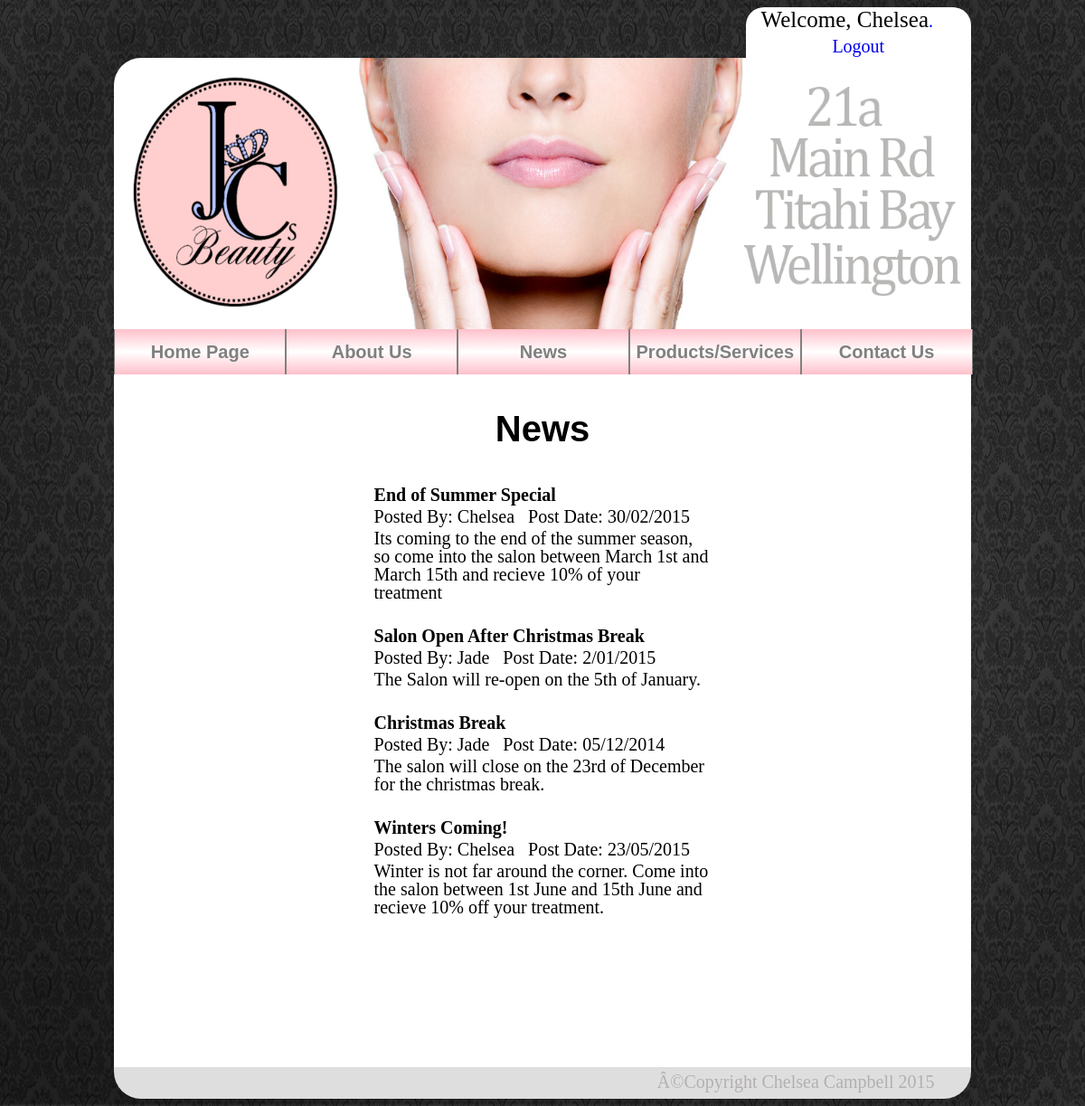
The page /News.php (signed in) on the database its author committed.
### tables this page shows
CREATE TABLE IF NOT EXISTS `tblnews` (
  `id` int(11) NOT NULL,
  `post_date` varchar(50) NOT NULL,
  `posted_by` varchar(120) NOT NULL,
  `article` varchar(10000) NOT NULL,
  `title` varchar(100) NOT NULL
);

### News.php (the view, shortened to what this page needs)
<?php
require("LoggedInOrNotProductPage.php");
?>
<?php
 include_once("DatabaseLogin.php");
?>
<!DOCTYPE html>
<html>
<head>
	<link rel="stylesheet" type="text/css" href="Css.css">
</head>
<body>
	<div id="Main">
		<div id="Header">
			<img src="Header2.jpg" alt="Header_Image" style="width:100%;height:300px">
		</div>
	<div id="Content">
<div id="Nav">
					<ul id="Nav_Content">
						<li ><a href="Index.php">Home Page</a></li>
						<li><a href="About_Us.php">About Us</a></li>
						<li><a href="News.php">News</a></li>
						<li><a href="">Products/Services</a>
						<li><a href="Contact_Us.php">Contact Us</a></li>
					</ul>
				</div>
		<h1>News</h1>
		<div id="DatabaseContent">
		<div id="NewsTable">
		<?php
		echo "<table id='news'>";
	  	$result = mysqli_query($con,"SELECT * FROM tblnews");
		while ($row=mysqli_fetch_row($result))
		{
		  	$id = $row[0];		  	echo
		  	"<tr>".
		  			"<td id='Title'> " . $row[4]."</td>".
		  	"</tr>".
			"<tr>".
				 	"<td> "."<span>Posted By: </span>" .$row[2]."<span id='PostDate'> Post Date: </span>".$row[1] . "</td>".
			"</tr>".
		  	"<tr>".
		  	 	      "<td> " . $row[3]."</td>".
		   "</tr>";
		  	echo "<tr>".
		  	 	  	"<td colspan='4'>&nbsp</td>".
		  	"</tr>";
		  }
		    echo "</table>";
 	?>		</div>
		</div>
		</div>
		</div>
<div id="Footer">
		<footer> Â©Copyright Chelsea Campbell 2015</footer>
		</div>
</body>
</html>

### Css.css (style rules this page uses)
h1 { text-align:center; }
#Nav { height: 50px; margin-top:0px; }
#Nav_Content { height: 50px; padding: 0; margin: 0; width: 79.1%; position: absolute }
#Nav_Content li { height: 50px; width: 20%; float:left; text-align: center; list-style: none; font: bold 20px Arial; padding: 0; margin: 0; background: linear-gradient(pink, white, pink); }
#Nav_Content a { height:22px; padding: 14px 0; border-left: 1px solid gray; border-right: 1px solid gray; text-decoration: none; color: gray; display: block; }
#Content { background: white; margin-left:10%; margin-right:10%; line-height:20px; padding-bottom:40px; margin-top:0px; overflow: auto }
#Header img { border-radius: 30px 0px 0px 0px; margin-top:0px; margin-bottom:0px; }
#Header { height:300px; margin-right:10%; margin-left:10%; margin-top:0px; margin-bottom:0px; }
#DatabaseContent { margin-left: 30%; margin-right: 30%; }
#Footer { border-radius: 0px 0px 30px 30px; background-color:#dfdede; margin-left:10%; margin-right:10%; height:35px; color:#b2b0b0; }
#Footer footer { float: right; margin-right:40px; margin-top:5px; }
#news { margin-bottom:100px; }
#Title { font-weight:bold; }
#PostDate { margin-left:10px; }
h1 { text-align: center; font-family: Tahoma, Arial, sans-serif; color:black; margin: 50px 0; }

### rows shown on the page
tblnews: title "End of Summer Special", posted_by "Chelsea", post_date "30/02/2015", article "Its coming to the end of the summer season, so come into the salon between March 1st and March 15th and recieve 10% of your treatment"
tblnews: title "Salon Open After Christmas Break", posted_by "Jade", post_date "2/01/2015", article "The Salon will re-open on the 5th of January."
tblnews: title "Christmas Break", posted_by "Jade", post_date "05/12/2014", article "The salon will close on the 23rd of December for the christmas break."
tblnews: title "Winters Coming!", posted_by "Chelsea", post_date "23/05/2015", article "Winter is not far around the corner. Come into the salon between 1st June and 15th June and recieve 10% off your treatment."

### other values the page prints
$_SESSION['Username'] "Chelsea"
